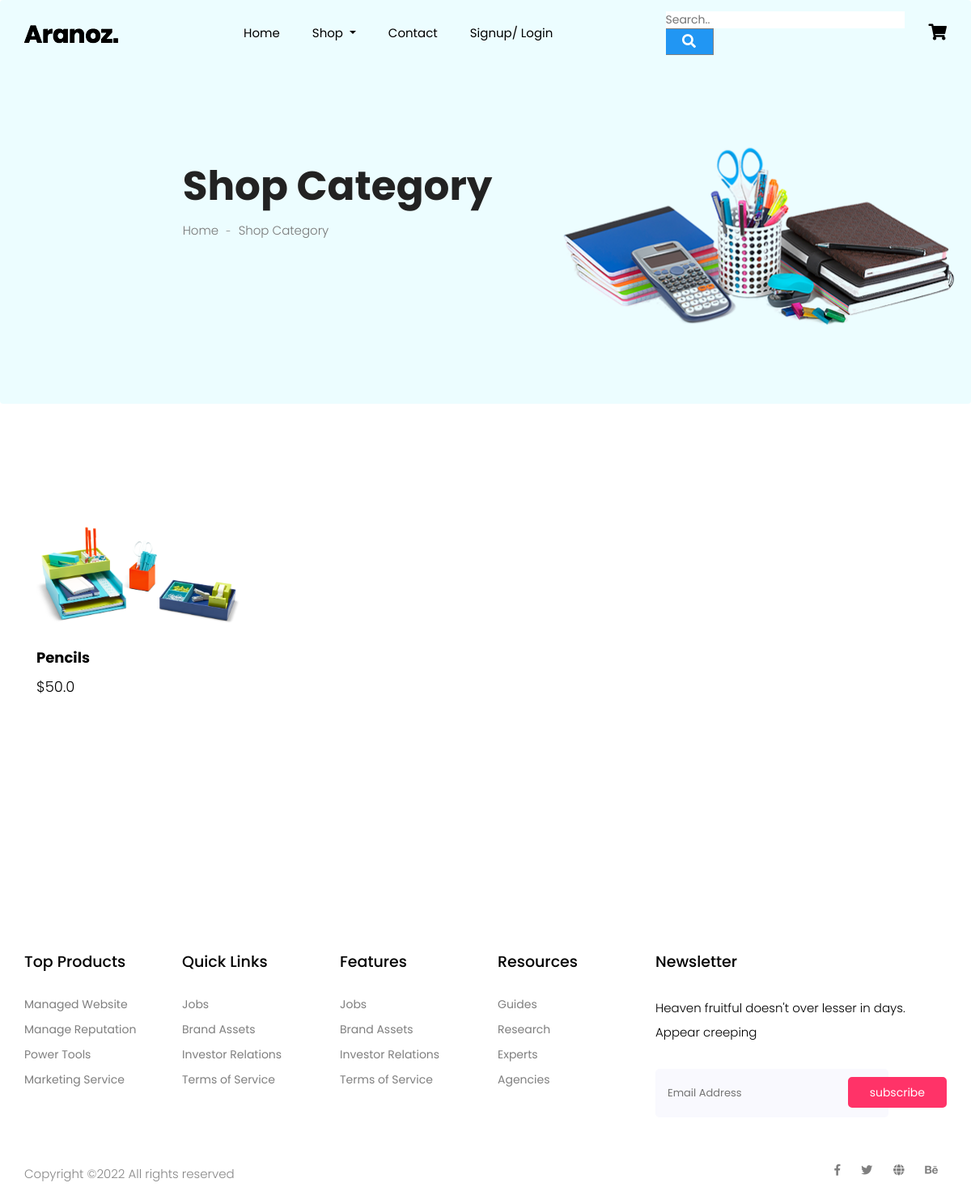
Page /category on the earlier database version.
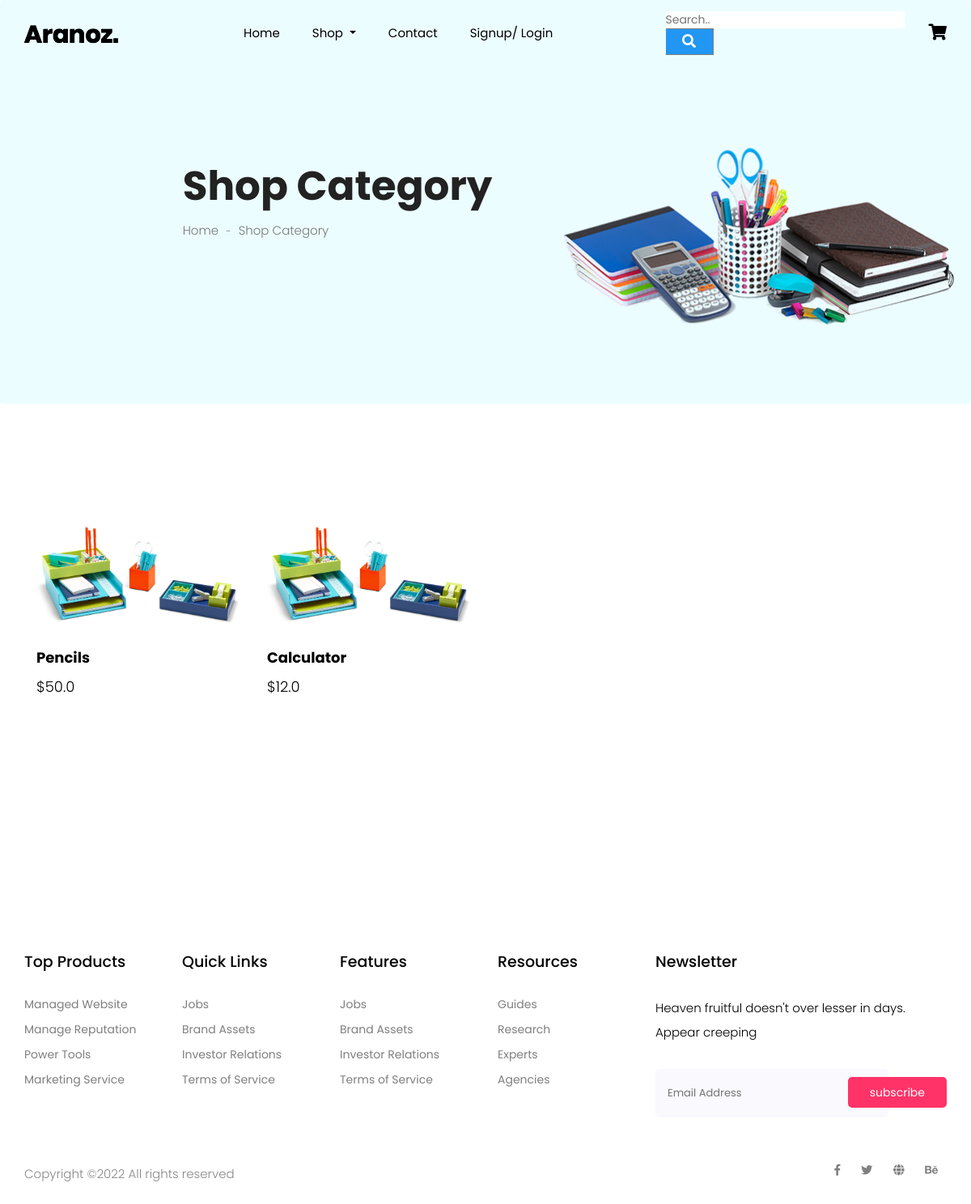
Same page on the later database version.
### Website/models.py (models this page shows)
class Add_Productt(db.Model):
    idd = db.Column(db.Integer, primary_key = True)
    title = db.Column(db.String(200))
    price = db.Column(db.Float(20))
    description = db.Column(db.String(2000))
    quantity = db.Column(db.Integer)

### Website/auth.py (the view)
@auth.route('/category')
def category():
    add_product = Add_Productt.query.all()
    return render_template("category.html", user=current_user, add_product = add_product)

### Website/templates/category.html (shortened to what this page needs)
{% extends "base.html" %}
{% block content %}
    <section class="breadcrumb breadcrumb_bg">
        <div class="container">
            <div class="row justify-content-center">
                <div class="col-lg-8">
                    <div class="breadcrumb_iner">
                        <div class="breadcrumb_iner_item">
                            <h2>Shop Category</h2>
                            <p>Home <span>-</span> Shop Category</p>
                        </div>
                    </div>
                </div>
            </div>
        </div>
    </section>
    <section class="cat_product_area section_padding">
        <div class="container">
                <div class="col-lg-9">
                    <div class="row">
                        <div class="col-lg-12">
                            <div class="product_top_bar d-flex justify-content-between align-items-center">
                            </div>
                        </div>
                    </div>
                    <div class="row align-items-center latest_product_inner" style="padding-left: 10 px;">
                        {% for i in add_product %}
                        <div class="col-lg-4 col-sm-6">
                            <div class="single_product_item">
                                <img src="{{ url_for('static', filename='img/product/product_1.png') }}" alt="">
                                <div class="single_product_text">
                                    <h4>{{i.title}}</h4>
                                    <h3>${{i.price}}</h3>
                                </div>
                            </div>
                        </div>
                        {% endfor %}
                    </div>
                </div>
            </div>
    </section>
    {% endblock %}

### Website/templates/base.html (shortened to what this page needs)
<!doctype html>
<html lang="zxx">
<head>
    <link rel="stylesheet" href="{{ url_for('static', filename='css/bootstrap.min.css') }}">
    <link rel="stylesheet" href="{{ url_for('static', filename='css/animate.css') }}">
    <link rel="stylesheet" href="{{ url_for('static', filename='css/owl.carousel.min.css') }}">
    <link rel="stylesheet" href="{{ url_for('static', filename='css/all.css') }}">
    <link rel="stylesheet" href="{{ url_for('static', filename='css/flaticon.css') }}">
    <link rel="stylesheet" href="{{ url_for('static', filename='css/themify-icons.css') }}">
    <link rel="stylesheet" href="{{ url_for('static', filename='css/magnific-popup.css') }}">
    <link rel="stylesheet" href="{{ url_for('static', filename='css/slick.css') }}">
    <link rel="stylesheet" href="{{ url_for('static', filename='css/style.css') }}">
    <link rel="stylesheet" href="{{ url_for('static', filename='vendor/mdi-font/css/material-design-iconic-font.min.css') }}">
    <link rel="stylesheet" href="{{ url_for('static', filename='vendor/font-awesome-4.7/css/font-awesome.min.css') }}">
    <link rel="stylesheet" href="{{ url_for('static', filename='vendor/select2/select2.min.css') }}">
    <link rel="stylesheet" href="{{ url_for('static', filename='vendor/datepicker/daterangepicker.css') }}">
    <link rel="stylesheet" href="{{ url_for('static', filename='css/main.css') }}">
    <link rel="stylesheet" href="{{ url_for('static', filename='css/bootstrap.min.css') }}">
    <link rel="stylesheet" href="{{ url_for('static', filename='css/animate.css') }}">
    <link rel="stylesheet" href="{{ url_for('static', filename='css/owl.carousel.min.css') }}">
    <link rel="stylesheet" href="{{ url_for('static', filename='css/all.css') }}">
    <link rel="stylesheet" href="{{ url_for('static', filename='css/flaticon.css') }}">
    <link rel="stylesheet" href="{{ url_for('static', filename='css/themify-icons.css') }}">
    <link rel="stylesheet" href="{{ url_for('static', filename='css/magnific-popup.css') }}">
    <link rel="stylesheet" href="{{ url_for('static', filename='css/slick.css') }}">
    <link rel="stylesheet" href="{{ url_for('static', filename='css/style.css') }}">
</head>
<body>
    <header class="main_menu home_menu">
        <div class="container">
            <div class="row align-items-center">
                <div class="col-lg-12">
                    <nav class="navbar navbar-expand-lg navbar-light">
                        <a class="navbar-brand" href="/"> <img src="{{ url_for('static', filename='img/logo.png') }}" alt="Logo"> </a>
                        <div class="collapse navbar-collapse main-menu-item" id="navbarSupportedContent">
                            <ul class="navbar-nav">
                                <li class="nav-item">
                                    <a class="nav-link" href="/">Home</a>
                                </li>
                                <li class="nav-item dropdown">
                                    <a class="nav-link dropdown-toggle" href="blog.html" id="navbarDropdown_1"
                                        role="button" data-toggle="dropdown" aria-haspopup="true" aria-expanded="false">
                                        Shop
                                    </a>
                                </li>
                                <li class="nav-item">
                                    <a class="nav-link" href="contact">Contact</a>
                                </li>
                                {% if user.is_authenticated %}
                                <li class="nav-item">
                                    <a class="nav-link" href="logout">Logout</a>
                                </li>
                                    {% if user.id == 9 %}
                                    <li class="nav-item">
                                      <a class="nav-link" href="admin">Admin</a>
                                    </li>
                                    {% endif %}
                                {% else %}
                                <li class="nav-item">
                                    <a class="nav-link" href="login">Signup/ Login</a>
                                </li>
                                {% endif %}
                            </ul>
                        </div>
                        <form class="example" method = "POST" action="{{url_for('auth.search')}}" style="margin:auto;max-width:300px">
                          <input type="search" placeholder="Search.." name="searched">
                          <button type="submit"><i class="fa fa-search"></i></button>
                        </form>
                              <a href="cart" id="navbarDropdown3"
                                  aria-haspopup="true" aria-expanded="false">
                                  <i class="fa fa-shopping-cart" aria-hidden="true" style="font-size: 20px;"></i>
                              </a>
                    </nav>
                </div>
            </div>
        </div>
</header>
{% block content %}
{% endblock %}
  <footer class="footer_part">
    <div class="container">
      <div class="row justify-content-around">
        <div class="col-sm-6 col-lg-2">
          <div class="single_footer_part">
            <h4>Top Products</h4>
            <ul class="list-unstyled">
              <li><a href="">Managed Website</a></li>
              <li><a href="">Manage Reputation</a></li>
              <li><a href="">Power Tools</a></li>
              <li><a href="">Marketing Service</a></li>
            </ul>
          </div>
        </div>
        <div class="col-sm-6 col-lg-2">
          <div class="single_footer_part">
            <h4>Quick Links</h4>
            <ul class="list-unstyled">
              <li><a href="">Jobs</a></li>
              <li><a href="">Brand Assets</a></li>
              <li><a href="">Investor Relations</a></li>
              <li><a href="">Terms of Service</a></li>
            </ul>
          </div>
        </div>
        <div class="col-sm-6 col-lg-2">
          <div class="single_footer_part">
            <h4>Features</h4>
            <ul class="list-unstyled">
              <li><a href="">Jobs</a></li>
              <li><a href="">Brand Assets</a></li>
              <li><a href="">Investor Relations</a></li>
              <li><a href="">Terms of Service</a></li>
            </ul>
          </div>
        </div>
        <div class="col-sm-6 col-lg-2">
          <div class="single_footer_part">
            <h4>Resources</h4>
            <ul class="list-unstyled">
              <li><a href="">Guides</a></li>
              <li><a href="">Research</a></li>
              <li><a href="">Experts</a></li>
              <li><a href="">Agencies</a></li>
            </ul>
          </div>
        </div>
        <div class="col-sm-6 col-lg-4">
          <div class="single_footer_part">
            <h4>Newsletter</h4>
            <p>Heaven fruitful doesn't over lesser in days. Appear creeping
            </p>
            <div id="mc_embed_signup">
              <form target="_blank"
                action="https://spondonit.us12.list-manage.com/subscribe/post?u=1462626880ade1ac87bd9c93a&amp;id=92a4423d01"
                method="get" class="subscribe_form relative mail_part">
                <input type="email" name="email" id="newsletter-form-email" placeholder="Email Address"
                  class="placeholder hide-on-focus" onfocus="this.placeholder = ''"
                  onblur="this.placeholder = ' Email Address '">
                <button type="submit" name="submit" id="newsletter-submit"
                  class="email_icon newsletter-submit button-contactForm">subscribe</button>
              </form>
            </div>
          </div>
        </div>
      </div>
    </div>
    <div class="copyright_part">
      <div class="container">
        <div class="row">
          <div class="col-lg-8">
            <div class="copyright_text">
              <P>
Copyright &copy;<script>document.write(new Date().getFullYear());</script> All rights reserved </i>
</P>
            </div>
          </div>
          <div class="col-lg-4">
            <div class="footer_icon social_icon">
              <ul class="list-unstyled">
                <li><a href="#" class="single_social_icon"><i class="fab fa-facebook-f"></i></a></li>
                <li><a href="#" class="single_social_icon"><i class="fab fa-twitter"></i></a></li>
                <li><a href="#" class="single_social_icon"><i class="fas fa-globe"></i></a></li>
                <li><a href="#" class="single_social_icon"><i class="fab fa-behance"></i></a></li>
              </ul>
            </div>
          </div>
        </div>
      </div>
    </div>
  </footer>
</body>
</html>

### Website/static/css/all.css (style rules this page uses)
.fa, .fas, .far, .fal, .fab { -moz-osx-font-smoothing: grayscale; -webkit-font-smoothing: antialiased; display: inline-block; font-style: normal; font-variant: normal; text-rendering: auto; line-height: 1; }
.fa-behance:before { content: "\f1b4"; }
.fa-facebook-f:before { content: "\f39e"; }
.fa-globe:before { content: "\f0ac"; }
.fa-search:before { content: "\f002"; }
.fa-shopping-cart:before { content: "\f07a"; }
.fa-twitter:before { content: "\f099"; }
.fab { font-family: 'Font Awesome 5 Brands'; }
.fa, .fas { font-family: 'Font Awesome 5 Free'; font-weight: 900; }

### Website/static/css/main.css (style rules this page uses)
.row { display: -webkit-box; display: -webkit-flex; display: -moz-box; display: -ms-flexbox; display: flex; -webkit-flex-wrap: wrap; -ms-flex-wrap: wrap; flex-wrap: wrap; }
html { -webkit-box-sizing: border-box; -moz-box-sizing: border-box; box-sizing: border-box; }
* { padding: 0; margin: 0; }
*, *:before, *:after { -webkit-box-sizing: inherit; -moz-box-sizing: inherit; box-sizing: inherit; }
body, h1, h2, h3, h4, h5, h6, blockquote, p, pre, dl, dd, ol, ul, figure, hr, fieldset, legend { margin: 0; padding: 0; }
button { outline: none; background: none; border: none; }
body { font-family: "Roboto", "Arial", "Helvetica Neue", sans-serif; font-weight: 400; font-size: 14px; }
h1, h2, h3, h4, h5, h6 { font-weight: 400; }
h2 { font-size: 30px; }
h3 { font-size: 24px; }
h4 { font-size: 18px; }
input { outline: none; margin: 0; border: none; -webkit-box-shadow: none; -moz-box-shadow: none; box-shadow: none; width: 100%; font-size: 14px; font-family: inherit; }

Differences in the rows shown:
added Add_Productt: title "Calculator", price "12.0"
